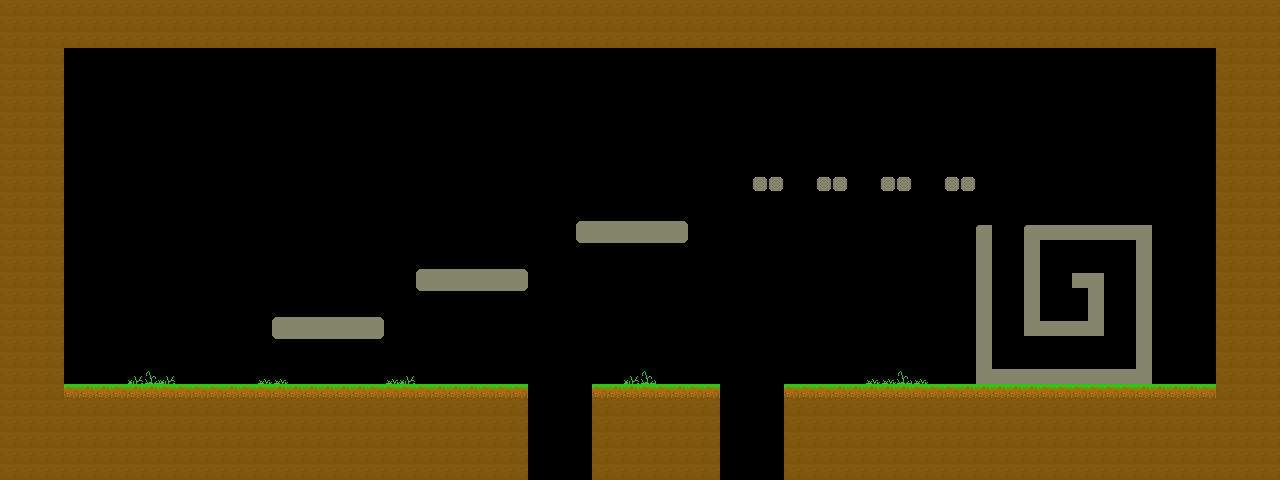

A 2D game scene composited from a Tiled map and its tileset images. What follows is a short description and the map's XML, with each tile layer's data collapsed to a summary:
An orthogonal 80x30 tile map with 16x16 px tiles, 1 tile layer (Tile Layer 1) and 25 objects.

<map version="1.0" orientation="orthogonal" width="80" height="30" tilewidth="16" tileheight="16">
 <tileset firstgid="1" name="Tile2" tilewidth="16" tileheight="16">
  <image source="tile20000.png" width="320" height="640" />
 </tileset>
 <layer name="Tile Layer 1" width="80" height="30">
  <data>[2400 cells, 995 non-empty, 19 distinct tile ids]</data>
 </layer>
 <objectgroup name="CollisionLayer1" width="80" height="30">
  <object x="64" y="384" width="464" height="32" />
  <object x="592" y="384" width="128" height="32" />
  <object x="32" y="16" width="32" height="400" />
  <object x="64" y="16" width="1152" height="32" />
  <object x="784" y="384" width="432" height="32" />
  <object x="1216" y="16" width="32" height="400" />
  <object x="496" y="416" width="32" height="64" />
  <object x="592" y="416" width="32" height="64" />
  <object x="688" y="416" width="32" height="64" />
  <object x="784" y="416" width="32" height="64" />
  <object x="272" y="317" width="112" height="21" />
  <object x="417" y="270" width="111" height="21" />
  <object x="576" y="222" width="112" height="20" />
  <object x="753" y="177" width="30" height="12" />
  <object x="817" y="177" width="31" height="13" />
  <object x="880" y="177" width="31" height="14" />
  <object x="945" y="177" width="30" height="14" />
  <object x="977" y="224" width="15" height="159" />
  <object x="1025" y="225" width="128" height="15" />
  <object x="993" y="369" width="159" height="14" />
  <object x="1136" y="241" width="17" height="128" />
  <object x="1024" y="241" width="16" height="94" />
  <object x="1088" y="273" width="16" height="63" />
  <object x="1071" y="273" width="17" height="16" />
  <object x="1041" y="320" width="48" height="15" />
 </objectgroup>
</map>